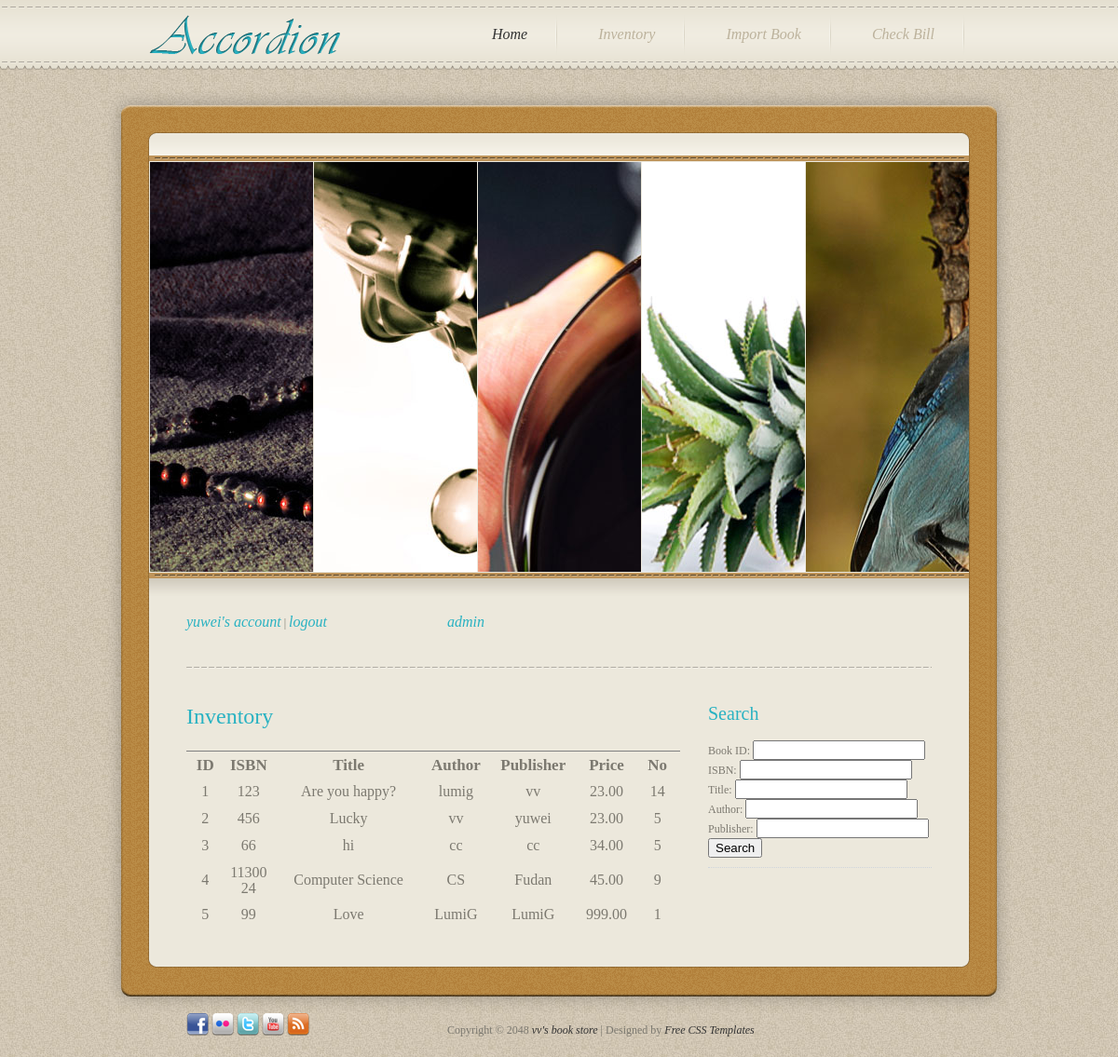
The app's page /search/ (signed in) with its own data.
### bookstore/models.py (models this page shows, shortened)
class stock_book(models.Model):
    ISBN = models.CharField(max_length=30)
    title = models.CharField(max_length=100)
    author = models.CharField(max_length=60)
    publisher = models.CharField(max_length=30)
    retail_price = models.DecimalField(max_digits=5, decimal_places=2)
    remain = models.IntegerField()

### project/views.py (the view)
@login_required
def search(request):#�������
	change = False
	if 'id' in request.GET or 't' in request.GET or 'i' in request.GET or 'a' in request.GET or 'p' in request.GET:
		if request.GET['id'] != '':
			books = stock_book.objects.filter(id = request.GET['id'])
		else:
			books = stock_book.objects.filter(title__icontains=request.GET['t'],ISBN__icontains=request.GET['i'],author__icontains=request.GET['a'],publisher__icontains=request.GET['p']).order_by("id")
		change = True
		s = "Search results showed :"
		return render_to_response('inventory.html',locals(), context_instance=RequestContext(request))
	else:
		books = stock_book.objects.all()
	return render_to_response('search_form.html',locals(), context_instance=RequestContext(request))

### project/templates/search_form.html (shortened to what this page needs)
{% extends "base.html" %}
  {% block head %}
	<h2>Inventory</h2>
  {% endblock %}
  {% block content %}
	{% if books %}
		<table frame="above" cellpadding = "5" width = "530" style="word-break:break-all; word-wrap:break-all;" >
			<tr  style = "font-size:17px">
			<th width = 30>ID</th>
			<th width = 50>ISBN</th>
			<th width = 180>Title</th>
			<th width = 70>Author</th>
			<th width = 100>Publisher</th>
			<th width = 60>Price</th>
			<th width = 40>No</th>
			</tr>
			{% for book in books %}
        	<tr  style = "font-size:16px">
			<td align="center">{{ book.id}}</td>
			<td align="center">{{ book.ISBN}}</td>
			<td align="center">{{book.title }}</td>
			<td align="center">{{ book.author}}</td>
			<td align="center">{{ book.publisher}}</td>
			<td align="center">{{ book.retail_price}}</td>
			<td align="center">{{ book.remain}}</td>
			</tr>
			{% endfor %}
		</table>
	{% else %}
    	<p style = "font-size:17px">No books matched your search criteria.</p>
	{% endif %}
  {% endblock %}
  {% block heading1 %}
	<h3>Search</h3>
  {% endblock %}
  {% block content1 %}
  	<div class="rp_pp">
                <form action="" method="get">
	<label for="id">Book ID:</label>
 	<input type="text" name="id">
  	<label for="isbn">ISBN:</label>
 	<input type="text" name="i">
	<label for="title">Title:</label>
 	<input type="text" name="t">
	<label for="author">Author:</label>
 	<input type="text" name="a">
	<label for="publisher">Publisher:</label>
 	<input type="text" name="p">
    <input type="submit" value="Search" />
    </form>
            </div>
  {% endblock %}

### project/templates/base.html (shortened to what this page needs)
<!DOCTYPE html PUBLIC "-//W3C//DTD XHTML 1.0 Transitional//EN" "http://www.w3.org/TR/xhtml1/DTD/xhtml1-transitional.dtd">
<html xmlns="http://www.w3.org/1999/xhtml">
<head>
<link href="/css/templatemo_style.css" rel="stylesheet" type="text/css" />
<link rel="stylesheet" type="text/css" href="/css/ddsmoothmenu.css" />
</head>
<body>
<div id="templatemo_top_wrapper">
	<div id="templatemo_top">
    	<div id="site_title"><h1><a href = "/homepage/">Book Store</a></h1></div>
        <div id="templatemo_menu" class="ddsmoothmenu">
            <ul>
                <li><a href="/homepage" class="selected">Home</a></li>
                <li><a href="/inventory">Inventory</a>
                </li>
                <li><a href="/buy">Import Book</a>
                </li>
				<li><a href="/bill">Check Bill</a></li>
            </ul>
            <br style="clear: left" />
        </div>
    </div>
</div>
<div id="templatemo_main_top"></div>
<div id="templatemo_main_wrapper">
	<div id="templatemo_slider_wrapper">
    	<ul class="slider horizontal" >
            <li id="slide_1"><img src="/images/slider/01.jpg" alt="Slider 01" /></li>
            <li id="slide_2"><img src="/images/slider/02.jpg" alt="Slider 02" /></li>
            <li id="slide_3"><img src="/images/slider/03.jpg" alt="Slider 03" /></li>
            <li id="slide_4"><img src="/images/slider/04.jpg" alt="Slider 04" /></li>
            <li id="slide_5"><img src="/images/slider/05.jpg" alt="Slider 05" /></li>
        </ul>
    </div>
    <div id="templatemo_main">
    	<div class="col col_3 hp_post">
            {% if user.is_authenticated %}
            <a href="/manage/" style = "font-size:16px">{{ user }}'s account</a> |
            <a href="/accounts/logout/"style = "font-size:16px">logout </a>
          	{% else %}
            <a href="/login/"  style = "font-size:16px">login</a>
          	{% endif %}
        </div>
        <div class="col col_3 hp_post">
            <a href="/admin/"  style = "font-size:16px"> admin</a>
        </div>
        <div class="cleaner h40 hr"></div>
		<div class="col col_32">
			{% block head %} {% endblock %}
		{% block content %} {% endblock %}
			<div class="cleaner h10"></div>
		</div>
        <div class="col col_3 no_margin_righ">
			{% block heading1 %} {% endblock %}
            {% block content1 %} {% endblock %}
        </div>
    </div>
</div>
<div id="templatemo_footer">
	<div class="col col_3">
        <a href="#"><img src="/images/facebook.png" title="Facebook" alt="Facebook" /></a>
        <a href="#"><img src="/images/flickr.png" title="Flickr" alt="Flickr"/></a>
        <a href="#"><img src="/images/twitter.png" title="Twitter" alt="Twitter"/></a>
        <a href="#"><img src="/images/youtube.png" title="Youtube" alt="Youtube"/></a>
        <a href="#"><img src="/images/feed.png" title="RSS" alt="RSS"/></a>
	</div>
    <div class="col col_32 copyright no_margin_righ">
        Copyright © 2048 <a href="#">vv's book store</a> | Designed by <a href="http://www.templatemo.com" target="_parent">Free CSS Templates</a>
	</div>
</div>
</body>
</html>

### project/templates/11/css/templatemo_style.css (style rules this page uses)
body { margin: 0; padding: 0; color: #7c7970; font-family: Georgia, "Times New Roman", Times, serif; font-size: 12px; line-height: 1.4em; background-color: #c9bda7; background-image: url(../images/templatemo_body.jpg); background-repeat: repeat; }
a, a:link, a:visited { color: #29b2c2; font-weight: normal; text-decoration: none; font-style: italic; }
img { border: none; }
h1, h2, h3, h4, h5, h6 { color: #29b2c2; font-weight: normal; }
h1 { font-size: 48px; margin: 0 0 30px; padding: 5px 0 }
h2 { font-size: 24px; margin: 0 0 25px; padding: 3px 0 }
h3 { font-size: 20px; margin: 0 0 20px; padding: 0; }
.cleaner { clear: both }
.h10 { height: 10px }
.h40 { height: 40px }
.hr { background:url(../images/templatemo_divider.png) bottom center no-repeat; margin-bottom: 40px }
#templatemo_top_wrapper { width: 100%; height: 75px; margin-bottom: 20px; background: url(../images/templatemo_top.png) repeat-x }
#templatemo_top { width: 880px; padding: 10px 48px; margin: 0 auto; }
#templatemo_main_top { width: 976px; height: 78px; margin: 0 auto; background: url(../images/templatemo_main_top.png) no-repeat }
#templatemo_main_wrapper { width: 880px; padding: 0 48px; margin: 0 auto; background: url(../images/templatemo_main_middle.png) repeat-y }
#templatemo_main { padding: 20px 40px 20px }
#templatemo_footer { width: 800px; padding: 60px 88px 10px; margin: 0 auto; background: url(../images/templatemo_main_bottom.png) no-repeat top center }
#site_title { float: left; }
#site_title h1 { margin: 0; padding: 0; }
#site_title h1 a { display: block; font-size: 12px; font-family: Georgia, "Times New Roman", Times, serif; width: 229px; height: 54px; color: #acacac; text-indent: -10000px; background: url(../images/templatemo_logo.png) no-repeat center left; }
#templatemo_menu { float: right }
#templatemo_slider_wrapper { width: 878px; padding: 1px 1px 26px; margin: 0 auto; background: url(../images/templatemo_slider.png) no-repeat bottom }
.col { float: left; margin-right: 40px }
.col_3 { width: 240px; }
.col_32 { width: 520px }
.no_margin_righ { margin-right: 0 }
.rp_pp { margin-bottom: 10px; padding-bottom: 10px; border-bottom: 1px dotted #ced4dc }
.copyright { padding: 10px 0; }
.copyright a { color: #333; }
.slider { list-style: none; position: relative; width: 878px; height: 440px; overflow: hidden; margin: 0; padding: 0; }
.slider li { width: 174.8px; height: 440px; display: block; overflow: hidden; padding: 0; }
.slider.horizontal li { margin-right: 5px; float: left; }
.slider.horizontal #slide_5 { margin-right: none; }

### project/templates/11/css/ddsmoothmenu.css (style rules this page uses)
.ddsmoothmenu ul { z-index:100; margin: 0; padding: 0; list-style-type: none; }
.ddsmoothmenu ul li { position: relative; display: inline; float: left; }
.ddsmoothmenu ul li a { display: block; height: 54px; padding: 0 32px 0 30px; line-height: 54px; margin: 0 5px 0 9px; font-size: 16px; color: #bcb29c; text-align: center; text-decoration: none; font-weight: 400; outline: none; font-family: Georgia, "Times New Roman", Times, serif; background: url(../images/templatemo_menu_divider.png) center right no-repeat }
.ddsmoothmenu ul li a.selected, .ddsmoothmenu ul li a:hover { color: #333; }

### records on screen
stock_book: id "1", ISBN "123", title "Are you happy?", author "lumig", publisher "vv", retail_price "23.00", remain "14"
stock_book: id "2", ISBN "456", title "Lucky", author "vv", publisher "yuwei", retail_price "23.00", remain "5"
stock_book: id "3", ISBN "66", title "hi", author "cc", publisher "cc", retail_price "34.00", remain "5"
stock_book: id "4", ISBN "1130024", title "Computer Science", author "CS", publisher "Fudan", retail_price "45.00", remain "9"
stock_book: id "5", ISBN "99", title "Love", author "LumiG", publisher "LumiG", retail_price "999.00", remain "1"

### other values on screen
{{ user }} "yuwei"
